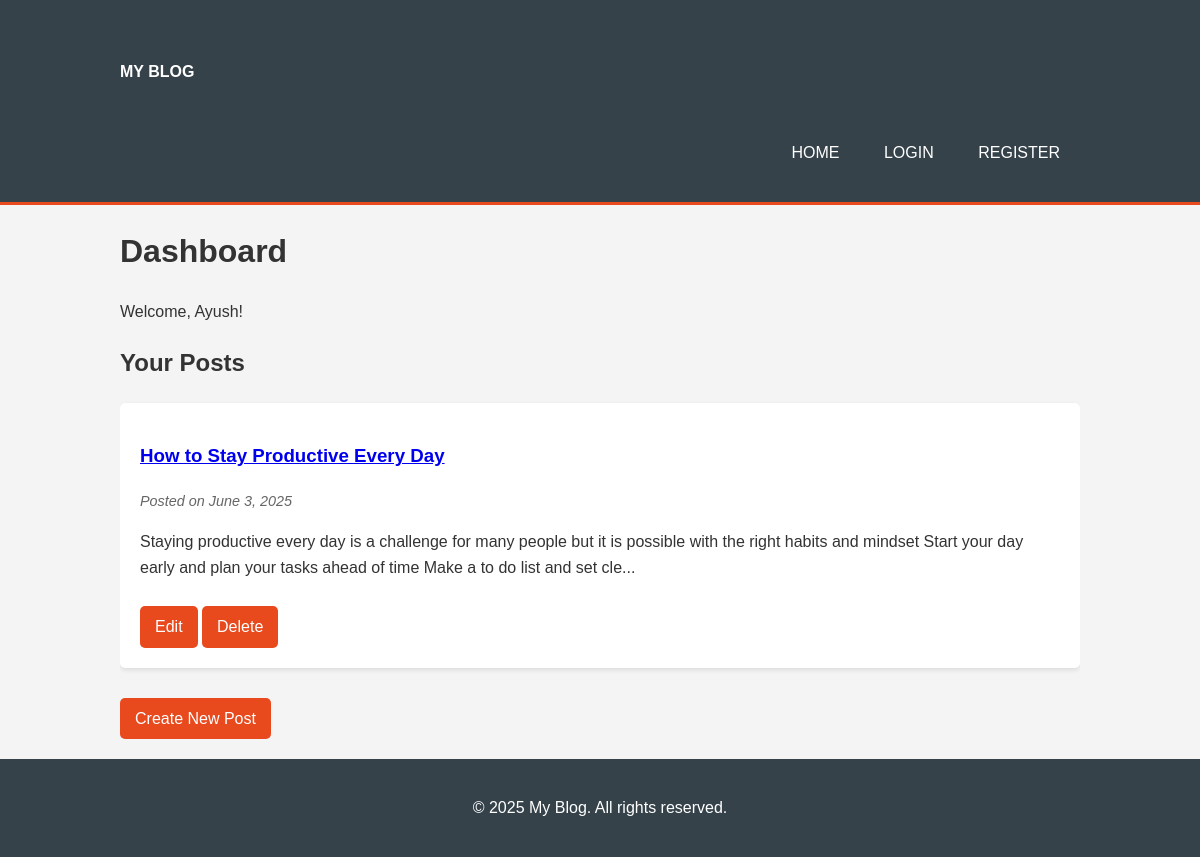
/dashboard.php (signed in), run on the app's committed database.
### tables this page shows
CREATE TABLE IF NOT EXISTS `posts` (
  `id` int UNSIGNED NOT NULL AUTO_INCREMENT,
  `user_id` int UNSIGNED NOT NULL,
  `title` varchar(255) NOT NULL,
  `content` text NOT NULL,
  `created_at` timestamp NULL DEFAULT CURRENT_TIMESTAMP,
  `updated_at` timestamp NULL DEFAULT CURRENT_TIMESTAMP ON UPDATE CURRENT_TIMESTAMP,
  PRIMARY KEY (`id`),
  KEY `user_id` (`user_id`)
);

### dashboard.php (the view, shortened to what this page needs)
<?php include 'header.php'; ?>
<?php include 'config.php'; ?>
<div class="container">
    <h1>Dashboard</h1>
    <p>Welcome, <?php echo htmlspecialchars($_SESSION['username']); ?>!</p>
    <h2>Your Posts</h2>
    <?php
    $stmt = $conn->prepare("SELECT * FROM posts WHERE user_id = ? ORDER BY created_at DESC");
    $stmt->bind_param("i", $_SESSION['user_id']);
    $stmt->execute();
    $posts = $stmt->get_result();
    if ($posts->num_rows > 0) {
        while($post = $posts->fetch_assoc()) {
            echo '<div class="post">';
            echo '<h3><a href="post.php?id=' . $post['id'] . '">' . htmlspecialchars($post['title']) . '</a></h3>';
            echo '<p class="meta">Posted on ' . date('F j, Y', strtotime($post['created_at'])) . '</p>';
            echo '<p>' . substr(htmlspecialchars($post['content']), 0, 200) . '...</p>';
            echo '<div class="post-actions">';
            echo '<a href="edit_post.php?id=' . $post['id'] . '" class="btn">Edit</a> ';
            echo '<a href="delete_post.php?id=' . $post['id'] . '" class="btn" onclick="return confirm(\'Are you sure you want to delete this post?\')">Delete</a>';
            echo '</div>';
            echo '</div>';
        }
    } else {
        echo '<p>You have no posts yet. <a href="create_post.php">Create your first post</a></p>';
    }
    ?>
    <div class="new-post">
        <a href="create_post.php" class="btn">Create New Post</a>
    </div>
</div>
<?php include 'footer.php'; ?>

### styles.css (style rules this page uses)
body { font-family: 'Arial', sans-serif; line-height: 1.6; margin: 0; padding: 0; color: #333; background-color: #f4f4f4; }
.container { width: 80%; margin: auto; overflow: hidden; }
.post { background: #ffffff; margin: 20px 0; padding: 20px; border-radius: 5px; box-shadow: 0 2px 5px rgba(0,0,0,0.1); }
.post .meta { color: #666; font-style: italic; font-size: 0.9em; }
.read-more, .btn { display: inline-block; background: #e8491d; color: #ffffff; padding: 8px 15px; text-decoration: none; border-radius: 5px; margin-top: 10px; }

### data on the page
posts: title "How to Stay Productive Every Day", created_at "June 3, 2025", content "Staying productive every day is a challenge for many people but it is possible with the right habits and mindset Start your day early and plan your tasks ahead of time Make a to do list and set cle"

### other printed values
$_SESSION['username'] "Ayush"
